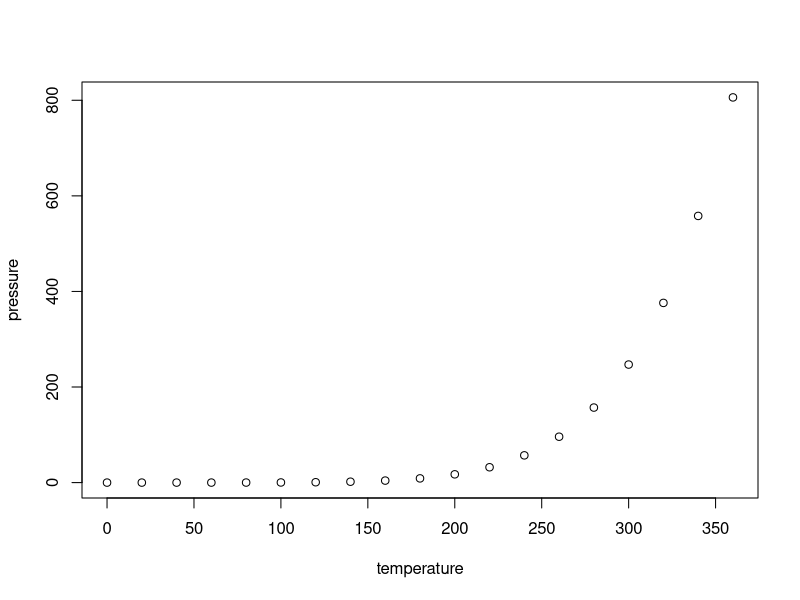
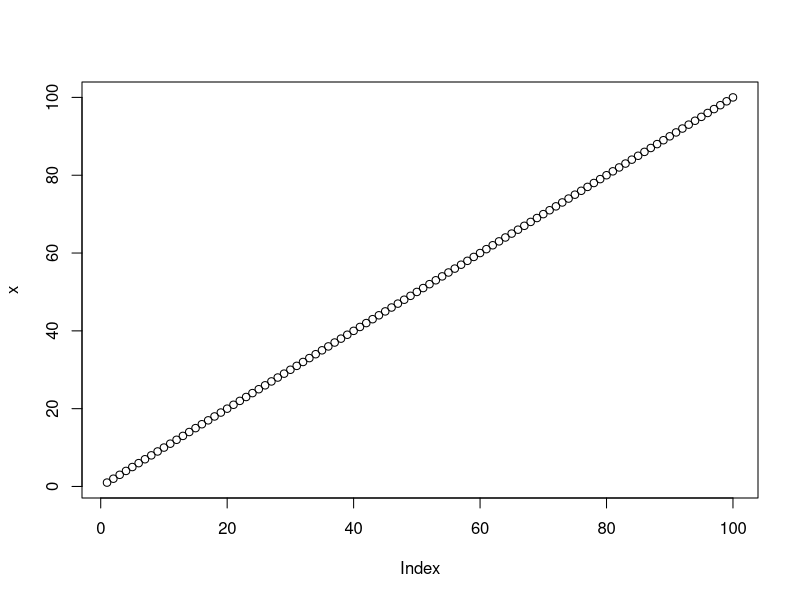

The R script that drew these images, in order:
## ---- chunk 1
knitr::opts_chunk$set(echo = TRUE)
## ---- chunk 2
summary(cars)
## ---- chunk 3
plot(pressure)
## ---- chunk 4
x <- 1:100
plot(x)
